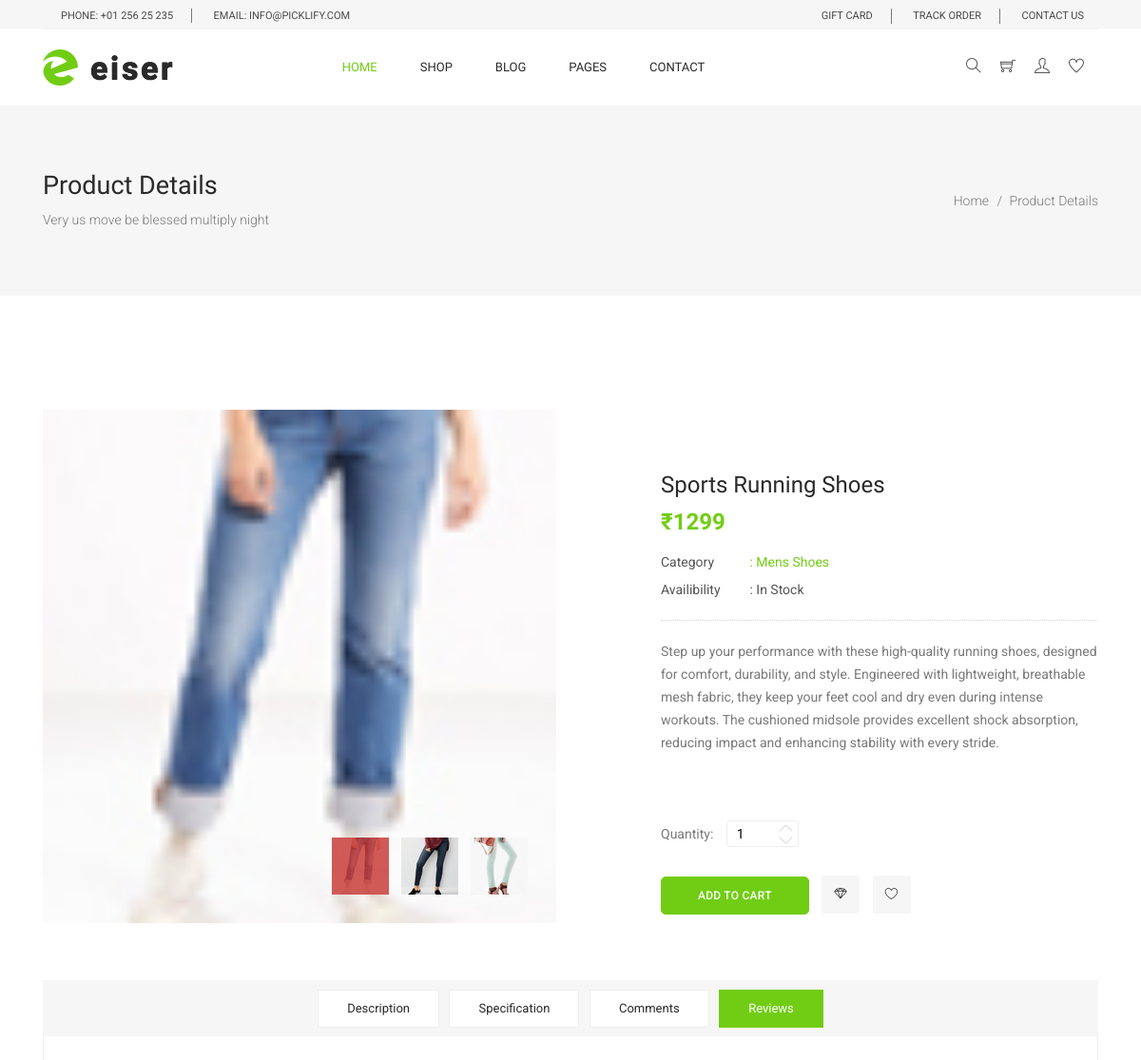
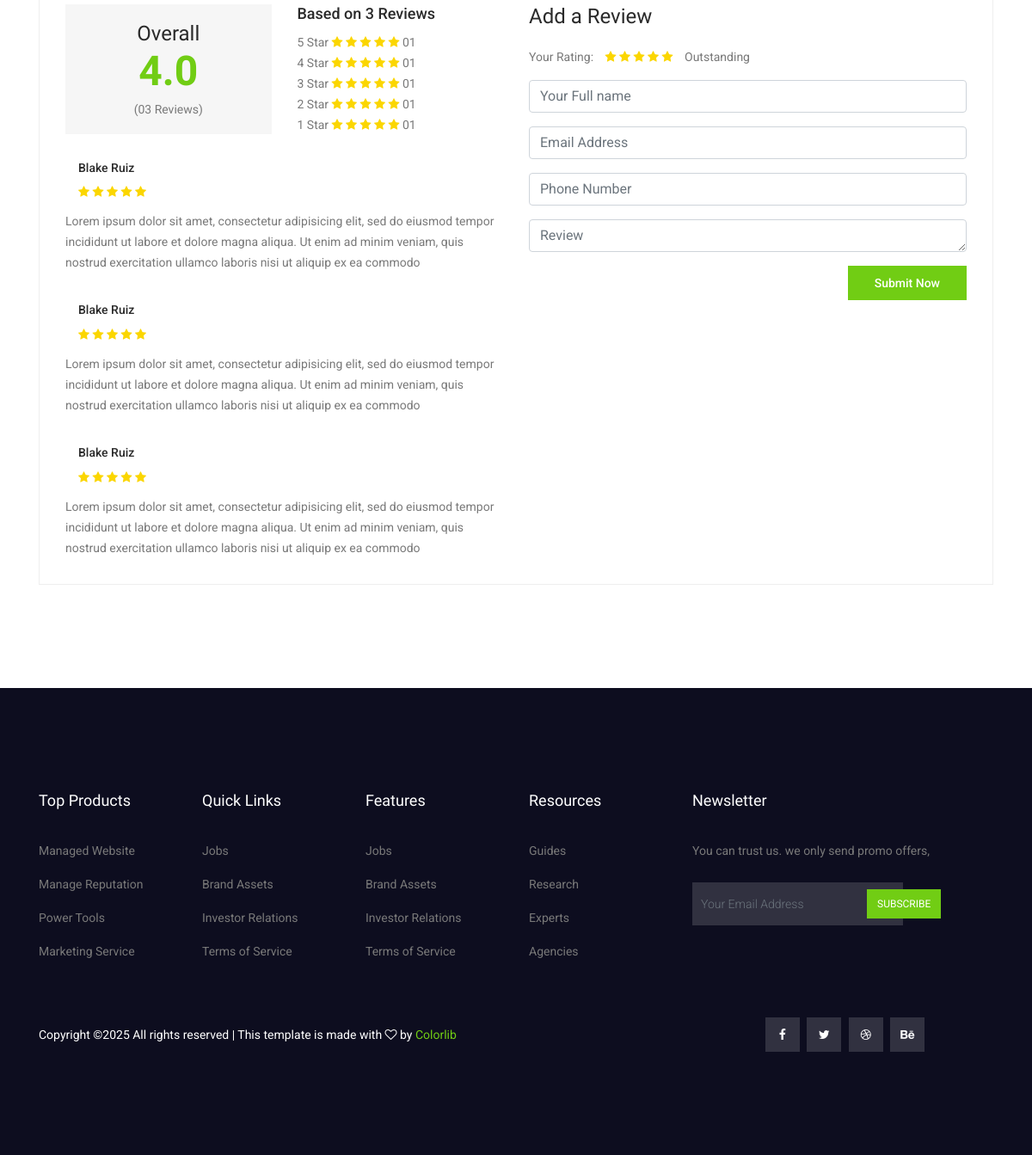
/product/sports-running-shoes/, run on the app's committed database (2 pictures, top to bottom).
### products/models.py (models this page shows, shortened)
class ProductImage(BaseModel):
    product = models.ForeignKey(Product , on_delete=models.CASCADE , related_name="product_images")
    image =  models.ImageField(upload_to="product")

class Product(BaseModel):
    product_name = models.CharField(max_length=100)
    slug = models.SlugField(unique=True  , null=True , blank=True)
    category = models.ForeignKey(Category , on_delete=models.CASCADE , related_name="products")
    price = models.IntegerField()
    product_description = models.TextField()

class Category(BaseModel):
    category_name = models.CharField(max_length=100)
    slug = models.SlugField(unique=True , null=True , blank=True)
    category_image = models.ImageField(upload_to="catgories")
    def __str__(self):
        return self.category_name

### products/views.py (the view)
# urls.py: path('<slug>/', get_product, name='get_product'),
def get_product(request, slug):
    try:
        product = Product.objects.get(slug =slug)
        return render(request, 'product/product.html', context = {'product': product})
    except Product.DoesNotExist:
        return HttpResponseNotFound("Product not found")  # Return a proper HTTP response
    except Exception as e:
        print(e)  # Log the error
        return HttpResponseNotFound("An error occurred while fetching the product.")

### templates/product/product.html (shortened to what this page needs)
{% extends 'base/base.html' %} {% load static %} {% block content %}
<section class="banner_area">
  <div class="banner_inner d-flex align-items-center">
    <div class="container">
      <div
        class="banner_content d-md-flex justify-content-between align-items-center"
      >
        <div class="mb-3 mb-md-0">
          <h2>Product Details</h2>
          <p>Very us move be blessed multiply night</p>
        </div>
        <div class="page_link">
          <a href="index.html">Home</a>
          <a href="single-product.html">Product Details</a>
        </div>
      </div>
    </div>
  </div>
</section>
<div class="product_image_area">
  <div class="container">
    <div class="row s_product_inner">
      <div class="col-lg-6">
        <div class="s_product_img">
          <div
            id="carouselExampleIndicators"
            class="carousel slide"
            data-ride="carousel"
          >
            <ol class="carousel-indicators">
              {% for image in product.product_images.all %}
              <li
                data-target="#carouselExampleIndicators"
                data-slide-to="{{ forloop.counter0 }}"
                class="{% if forloop.first %}active{% endif %}"
              >
                <img src="/media/{{image.image}}" alt="" />
              </li>
              {% endfor %}
            </ol>
            <div class="carousel-inner">
              {% for image in product.product_images.all %}
              <div
                class="carousel-item {% if forloop.first %}active{% endif %}"
              >
                <img
                  class="d-block w-100"
                  src="{{ image.image.url }}"
                  alt="Product Image"
                />
              </div>
              {% endfor %}
            </div>
          </div>
        </div>
      </div>
      <div class="col-lg-5 offset-lg-1">
        <div class="s_product_text">
          <h3>{{product.product_name}}</h3>
          <h2>₹{{product.price}}</h2>
          <ul class="list">
            <li>
              <a class="active" href="#">
                <span>Category</span> : {{product.category}}</a
              >
            </li>
            <li>
              <a href="#"> <span>Availibility</span> : In Stock</a>
            </li>
          </ul>
          <p>{{product.product_description}}</p>
          <div class="product_count">
            <label for="qty">Quantity:</label>
            <input
              type="text"
              name="qty"
              id="sst"
              maxlength="12"
              value="1"
              title="Quantity:"
              class="input-text qty"
            />
            <button
              onclick="var result = document.getElementById('sst'); var sst = result.value; if( !isNaN( sst )) result.value++;return false;"
              class="increase items-count"
              type="button"
            >
              <i class="lnr lnr-chevron-up"></i>
            </button>
            <button
              onclick="var result = document.getElementById('sst'); var sst = result.value; if( !isNaN( sst ) &amp;&amp; sst > 0 ) result.value--;return false;"
              class="reduced items-count"
              type="button"
            >
              <i class="lnr lnr-chevron-down"></i>
            </button>
          </div>
          <div class="card_area">
            <a class="main_btn" href="#">Add to Cart</a>
            <a class="icon_btn" href="#">
              <i class="lnr lnr lnr-diamond"></i>
            </a>
            <a class="icon_btn" href="#">
              <i class="lnr lnr lnr-heart"></i>
            </a>
          </div>
        </div>
      </div>
    </div>
  </div>
</div>
<section class="product_description_area">
  <div class="container">
    <ul class="nav nav-tabs" id="myTab" role="tablist">
      <li class="nav-item">
        <a
          class="nav-link"
          id="home-tab"
          data-toggle="tab"
          href="#home"
          role="tab"
          aria-controls="home"
          aria-selected="true"
          >Description</a
        >
      </li>
      <li class="nav-item">
        <a
          class="nav-link"
          id="profile-tab"
          data-toggle="tab"
          href="#profile"
          role="tab"
          aria-controls="profile"
          aria-selected="false"
          >Specification</a
        >
      </li>
      <li class="nav-item">
        <a
          class="nav-link"
          id="contact-tab"
          data-toggle="tab"
          href="#contact"
          role="tab"
          aria-controls="contact"
          aria-selected="false"
          >Comments</a
        >
      </li>
      <li class="nav-item">
        <a
          class="nav-link active"
          id="review-tab"
          data-toggle="tab"
          href="#review"
          role="tab"
          aria-controls="review"
          aria-selected="false"
          >Reviews</a
        >
      </li>
    </ul>
    <div class="tab-content" id="myTabContent">
      <div
        class="tab-pane fade show active"
        id="review"
        role="tabpanel"
        aria-labelledby="review-tab"
      >
        <div class="row">
          <div class="col-lg-6">
            <div class="row total_rate">
              <div class="col-6">
                <div class="box_total">
                  <h5>Overall</h5>
                  <h4>4.0</h4>
                  <h6>(03 Reviews)</h6>
                </div>
              </div>
              <div class="col-6">
                <div class="rating_list">
                  <h3>Based on 3 Reviews</h3>
                  <ul class="list">
                    <li>
                      <a href="#"
                        >5 Star
                        <i class="fa fa-star"></i>
                        <i class="fa fa-star"></i>
                        <i class="fa fa-star"></i>
                        <i class="fa fa-star"></i>
                        <i class="fa fa-star"></i> 01</a
                      >
                    </li>
                    <li>
                      <a href="#"
                        >4 Star
                        <i class="fa fa-star"></i>
                        <i class="fa fa-star"></i>
                        <i class="fa fa-star"></i>
                        <i class="fa fa-star"></i>
                        <i class="fa fa-star"></i> 01</a
                      >
                    </li>
                    <li>
                      <a href="#"
                        >3 Star
                        <i class="fa fa-star"></i>
                        <i class="fa fa-star"></i>
                        <i class="fa fa-star"></i>
                        <i class="fa fa-star"></i>
                        <i class="fa fa-star"></i> 01</a
                      >
                    </li>
                    <li>
                      <a href="#"
                        >2 Star
                        <i class="fa fa-star"></i>
                        <i class="fa fa-star"></i>
                        <i class="fa fa-star"></i>
                        <i class="fa fa-star"></i>
                        <i class="fa fa-star"></i> 01</a
                      >
                    </li>
                    <li>
                      <a href="#"
                        >1 Star
                        <i class="fa fa-star"></i>
                        <i class="fa fa-star"></i>
                        <i class="fa fa-star"></i>
                        <i class="fa fa-star"></i>
                        <i class="fa fa-star"></i> 01</a
                      >
                    </li>
                  </ul>
                </div>
              </div>
            </div>
            <div class="review_list">
              <div class="review_item">
                <div class="media">
                  <div class="media-body">
                    <h4>Blake Ruiz</h4>
                    <i class="fa fa-star"></i>
                    <i class="fa fa-star"></i>
                    <i class="fa fa-star"></i>
                    <i class="fa fa-star"></i>
                    <i class="fa fa-star"></i>
                  </div>
                </div>
                <p>
                  Lorem ipsum dolor sit amet, consectetur adipisicing elit, sed
                  do eiusmod tempor incididunt ut labore et dolore magna aliqua.
                  Ut enim ad minim veniam, quis nostrud exercitation ullamco
                  laboris nisi ut aliquip ex ea commodo
                </p>
              </div>
              <div class="review_item">
                <div class="media">
                  <div class="media-body">
                    <h4>Blake Ruiz</h4>
                    <i class="fa fa-star"></i>
                    <i class="fa fa-star"></i>
                    <i class="fa fa-star"></i>
                    <i class="fa fa-star"></i>
                    <i class="fa fa-star"></i>
                  </div>
                </div>
                <p>
                  Lorem ipsum dolor sit amet, consectetur adipisicing elit, sed
                  do eiusmod tempor incididunt ut labore et dolore magna aliqua.
                  Ut enim ad minim veniam, quis nostrud exercitation ullamco
                  laboris nisi ut aliquip ex ea commodo
                </p>
              </div>
              <div class="review_item">
                <div class="media">
                  <div class="media-body">
                    <h4>Blake Ruiz</h4>
                    <i class="fa fa-star"></i>
                    <i class="fa fa-star"></i>
                    <i class="fa fa-star"></i>
                    <i class="fa fa-star"></i>
                    <i class="fa fa-star"></i>
                  </div>
                </div>
                <p>
                  Lorem ipsum dolor sit amet, consectetur adipisicing elit, sed
                  do eiusmod tempor incididunt ut labore et dolore magna aliqua.
                  Ut enim ad minim veniam, quis nostrud exercitation ullamco
                  laboris nisi ut aliquip ex ea commodo
                </p>
              </div>
            </div>
          </div>
          <div class="col-lg-6">
            <div class="review_box">
              <h4>Add a Review</h4>
              <p>Your Rating:</p>
              <ul class="list">
                <li>
                  <a href="#">
                    <i class="fa fa-star"></i>
                  </a>
                </li>
                <li>
                  <a href="#">
                    <i class="fa fa-star"></i>
                  </a>
                </li>
                <li>
                  <a href="#">
                    <i class="fa fa-star"></i>
                  </a>
                </li>
                <li>
                  <a href="#">
                    <i class="fa fa-star"></i>
                  </a>
                </li>
                <li>
                  <a href="#">
                    <i class="fa fa-star"></i>
                  </a>
                </li>
              </ul>
              <p>Outstanding</p>
              <form
                class="row contact_form"
                method="post"
                id="contactForm"
                novalidate="novalidate"
              >
                <div class="col-md-12">
                  <div class="form-group">
                    <input
                      type="text"
                      class="form-control"
                      id="name"
                      name="name"
                      placeholder="Your Full name"
                    />
                  </div>
                </div>
                <div class="col-md-12">
                  <div class="form-group">
                    <input
                      type="email"
                      class="form-control"
                      id="email"
                      name="email"
                      placeholder="Email Address"
                    />
                  </div>
                </div>
                <div class="col-md-12">
                  <div class="form-group">
                    <input
                      type="text"
                      class="form-control"
                      id="number"
                      name="number"
                      placeholder="Phone Number"
                    />
                  </div>
                </div>
                <div class="col-md-12">
                  <div class="form-group">
                    <textarea
                      class="form-control"
                      name="message"
                      id="message"
                      rows="1"
                      placeholder="Review"
                    ></textarea>
                  </div>
                </div>
                <div class="col-md-12 text-right">
                  <button type="submit" value="submit" class="btn submit_btn">
                    Submit Now
                  </button>
                </div>
              </form>
            </div>
          </div>
        </div>
      </div>
    </div>
  </div>
</section>
{% endblock %}

### data on the page
ProductImage: image (picture)
ProductImage: image (picture)
ProductImage: image (picture)
Product: product_name "Sports Running Shoes", price "1299", category "Mens Shoes", product_description "Step up your performance with these high-quality running shoes, designed for comfort, durability, and style. Engineered with lightweight, breathable mesh fabric, they keep your feet cool and dry even during intense workouts. The cushioned midsole provides excellent shock absorption, reducing impact and enhancing stability with every stride."
